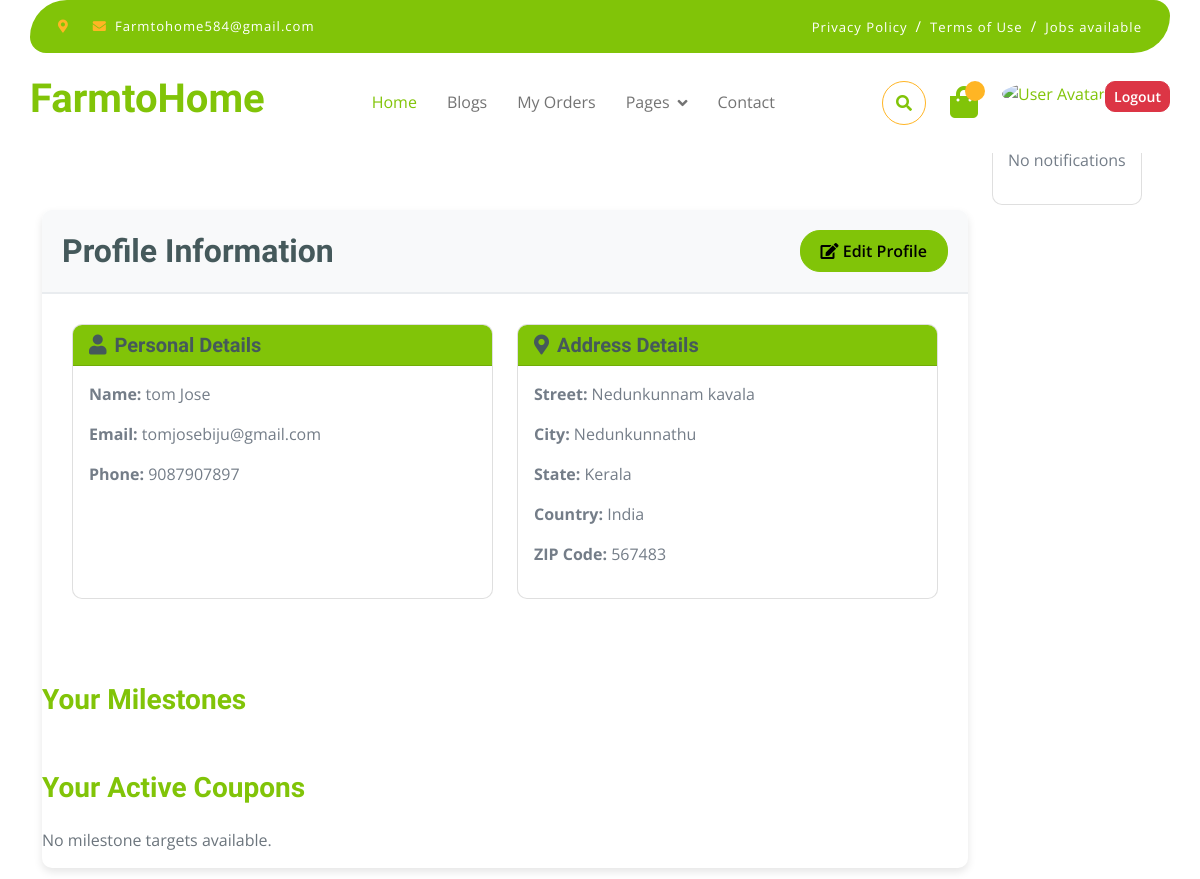
/profile_edit/ (signed in), run on an earlier commit of the app's database.
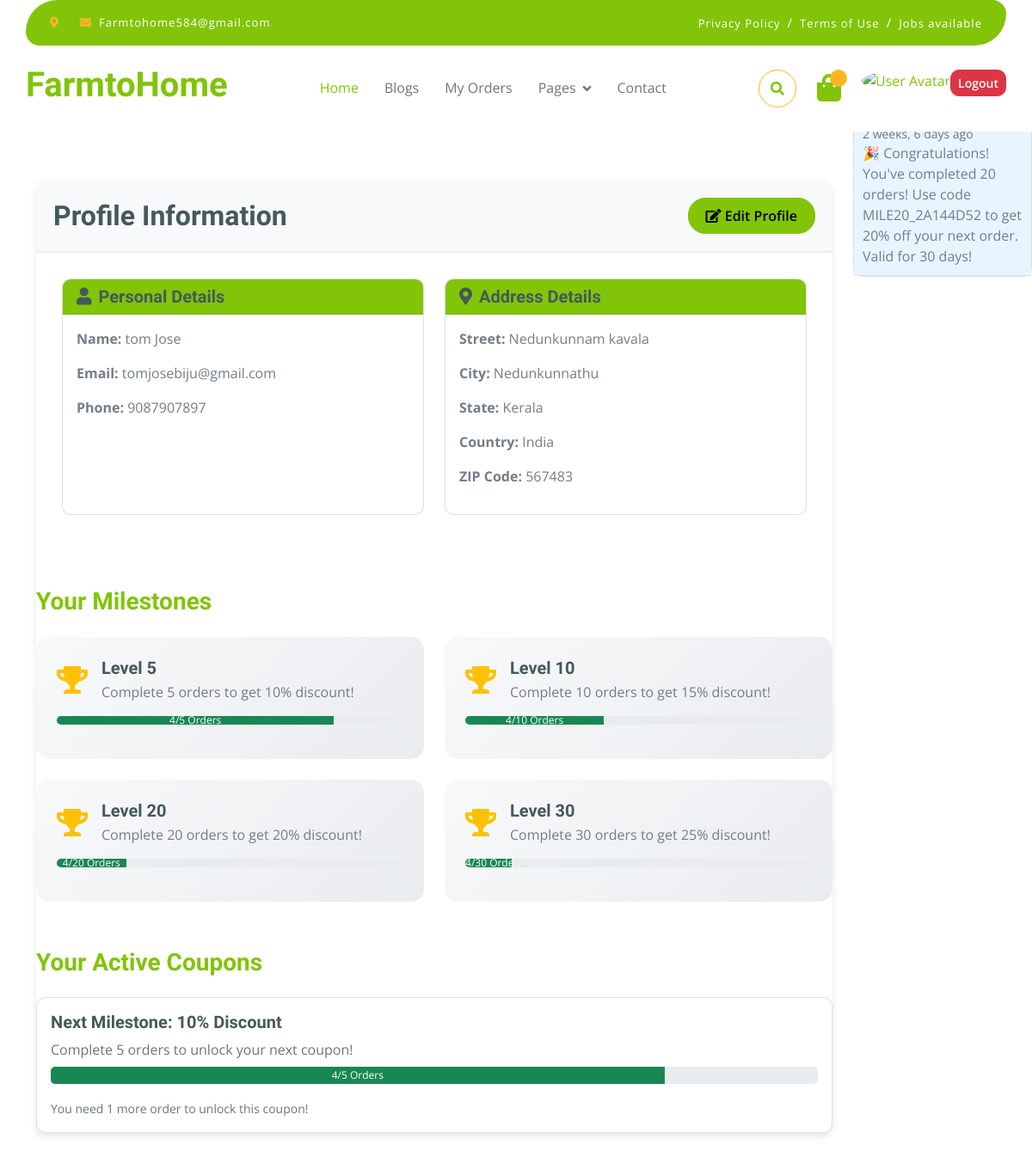
And on a later commit of the database.
### orders/models.py (models this page shows, shortened)
class Milestone(models.Model):
    level = models.IntegerField()  # Number of orders needed
    discount_percentage = models.IntegerField()
    description = models.CharField(max_length=200)
    icon = models.CharField(max_length=50, default='fa-trophy')  # FontAwesome icon class
    class Meta:
        ordering = ['level']

### notifications/models.py (models this page shows, shortened)
class Notification(models.Model):
    NOTIFICATION_TYPES = (
        ('order', 'New Order'),
        ('product', 'Product Update'),
        ('user', 'User Activity'),
        ('system', 'System Notification'),
        ('milestone', 'Milestone Achievement'),  # Add this
        ('coupon', 'Coupon Reward'),  # Add this
    )
    user = models.ForeignKey(settings.AUTH_USER_MODEL, on_delete=models.CASCADE)
    notification_type = models.CharField(max_length=20, choices=NOTIFICATION_TYPES)
    message = models.TextField()
    is_read = models.BooleanField(default=False)
    created_at = models.DateTimeField(auto_now_add=True)
    class Meta:
        ordering = ['-created_at']

### Users/views.py (the view, shortened to what this page needs)
# urls.py: path('profile_edit/',views.profile_update,name="profile_edit"),
@login_required
def profile_update(request):
    user=request.user
    username = user.username
    user = None
    address = None
    state = None
    countries = []
    if username:
        try:
            user = get_object_or_404(User, username=username)
            address = get_object_or_404(Address_table, user=user)
            state = address.state if address else None
            milestones = Milestone.objects.all()
            achieved_milestones = UserMilestone.objects.filter(user=user)
            order_count = user.orders.filter(payment_status='completed',delivery_status='delivered').count()
            active_coupons = UserMilestone.objects.filter(
                user=user,
                is_used=False,
                expiry_date__gt=timezone.now()
            )
            unread_notifications_count = Notification.objects.filter(
                user=user,
                is_read=False
            ).count()
            notifications = Notification.objects.filter(
                user=user).order_by('-created_at')[:10]
        except (User.DoesNotExist, Address_table.DoesNotExist):
            user = None
            address = None
        if state:
            countries = State.objects.values_list('country', flat=True).distinct()
    else:
        messages.error(request, "User not found in session.")
        return redirect('Login')  # Redirect to login page if username is not in session
    context = {
        'user': user,
        'address': address,
        'state': state,
        'countries': countries,
        'milestones': milestones,
        'achieved_milestones': achieved_milestones,
        'order_count': order_count,
        'active_coupons': active_coupons,
        'notifications': notifications,
        'unread_notifications_count': unread_notifications_count,
    }
    return render(request, 'Users/User_profile.html', context)

### Users/templatetags/math_tags.py (called while the page is built)
@register.filter
def divide(value, arg):
    try:
        return float(value) / float(arg)
    except (ValueError, ZeroDivisionError):
        return 0

@register.filter
def multiply(value, arg):
    try:
        return float(value) * float(arg)
    except ValueError:
        return 0

@register.filter
def subtract(value, arg):
    try:
        return int(value) - int(arg)
    except (ValueError, TypeError):
        return 0

### Templates/Users/User_profile.html (shortened to what the changed rows need)
<!DOCTYPE html>
<html lang="en">
{% load static %}
{% load math_tags %}
<head>
    <head>
        <link rel="stylesheet" href="https://use.fontawesome.com/releases/v5.15.4/css/all.css"/>
        <link href="https://cdn.jsdelivr.net/npm/bootstrap-icons@1.4.1/font/bootstrap-icons.css" rel="stylesheet">
        <link href="{% static 'lib/lightbox/css/lightbox.min.css' %}" rel="stylesheet">
        <link href="{% static 'lib/owlcarousel/assets/owl.carousel.min.css' %}" rel="stylesheet">
        <link href="{% static 'Products/css/bootstrap.min.css' %}" rel="stylesheet">
        <link href="{% static 'Products/css/style.css' %}" rel="stylesheet">
    </head>
</head>
<body>
    <div class="container-fluid fixed-top">
        <div class="container px-0">
            <nav class="navbar navbar-light bg-white navbar-expand-xl">
                <a href="{% url 'home' %}" class="navbar-brand">
                    <h1 class="text-primary display-6">FarmtoHome</h1>
                </a>
            </nav>
        </div>
    </div>
    <div class="container">
        <div class="row justify-content-center">
            <div class="col-md-10">
                <div class="profile-card">
                    <div class="profile-header">
                        <div class="d-flex justify-content-between align-items-center">
                            <h2 class="mb-0">Profile Information</h2>
                        </div>
                    </div>
                    <div class="profile-section mt-4">
                        <div class="row">
                            {% for milestone in milestones %}
                            <div class="col-md-6 mb-4">
                                <div class="milestone-card p-4">
                                    <div class="d-flex align-items-center mb-3">
                                        <i class="fas {{ milestone.icon }} milestone-icon me-3"></i>
                                        <div>
                                            <h5 class="mb-1">Level {{ milestone.level }}</h5>
                                            <p class="mb-0">{{ milestone.description }}</p>
                                        </div>
                                    </div>
                                    <div class="progress mb-3">
                                        {% with progress=order_count|divide:milestone.level|multiply:100 %}
                                        <div class="progress-bar bg-success" role="progressbar"
                                             style="width: {{ progress }}%"
                                             aria-valuenow="{{ progress }}"
                                             aria-valuemin="0"
                                             aria-valuemax="100">
                                            {{ order_count }}/{{ milestone.level }} Orders
                                        </div>
                                        {% endwith %}
                                    </div>
                                </div>
                            </div>
                            {% endfor %}
                        </div>
                    </div>
                    <div class="profile-section mt-4">
                        <div class="row">
                            {% if active_coupons %}
                                {% for coupon in active_coupons %}
                                <div class="col-md-6 mb-3">
                                    <div class="coupon-card">
                                        <div class="d-flex justify-content-between align-items-center">
                                            <div>
                                                <h5 class="mb-1">{{ coupon.milestone.discount_percentage }}% OFF</h5>
                                                <p class="mb-0">Code: <strong>{{ coupon.coupon_code }}</strong></p>
                                                <small class="text-muted">Expires: {{ coupon.expiry_date|date:"F d, Y" }}</small>
                                            </div>
                                            <i class="fas fa-ticket-alt fa-2x text-primary"></i>
                                        </div>
                                    </div>
                                </div>
                                {% endfor %}
                            {% else %}
                                <div class="col-12">
                                    {% with next_milestone=milestones|first %}
                                        {% if next_milestone %}
                                            <div class="card">
                                                <div class="card-body">
                                                    <h5 class="card-title">Next Milestone: {{ next_milestone.discount_percentage }}% Discount</h5>
                                                    <p class="text-muted mb-2">Complete {{ next_milestone.level }} orders to unlock your next coupon!</p>
                                                    <div class="progress mb-3" style="height: 20px;">
                                                        {% with progress=order_count|divide:next_milestone.level|multiply:100 %}
                                                        <div class="progress-bar bg-success" role="progressbar"
                                                             style="width: {{ progress }}%"
                                                             aria-valuenow="{{ progress }}"
                                                             aria-valuemin="0"
                                                             aria-valuemax="100">
                                                            {{ order_count }}/{{ next_milestone.level }} Orders
                                                        </div>
                                                        {% endwith %}
                                                    </div>
                                                    <p class="mb-0">
                                                        <small class="text-muted">
                                                            {% with remaining=next_milestone.level|subtract:order_count %}
                                                                You need {{ remaining }} more order{{ remaining|pluralize }} to unlock this coupon!
                                                            {% endwith %}
                                                        </small>
                                                    </p>
                                                </div>
                                            </div>
                                        {% else %}
                                            <p class="text-muted">No milestone targets available.</p>
                                        {% endif %}
                                    {% endwith %}
                                </div>
                            {% endif %}
                        </div>
                    </div>
                </div>
            </div>
            <div class="col-md-2">
                <div class="position-fixed">
                    <div class="card">
                        <div class="card-body notification-panel p-0">
                            {% for notification in notifications %}
                            <div class="notification-item {% if not notification.is_read %}unread{% endif %}">
                                <small class="text-muted d-block">{{ notification.created_at|timesince }} ago</small>
                                <p class="mb-0">{{ notification.message }}</p>
                            </div>
                            {% empty %}
                            <p class="text-center py-3">No notifications</p>
                            {% endfor %}
                        </div>
                    </div>
                </div>
            </div>
        </div>
    </div>
</body>
</html>

What changed in the data, as far as the page shows it:
added Milestone: level "5", description "Complete 5 orders to get 10% discount!", {{ progress }} 80.0 (drawn), order_count "4", discount_percentage "10"
added Milestone: level "10", description "Complete 10 orders to get 15% discount!", {{ progress }} 40.0 (drawn), order_count "4"
added Milestone: level "20", description "Complete 20 orders to get 20% discount!", {{ progress }} 20.0 (drawn), order_count "4"
added Milestone: level "30", description "Complete 30 orders to get 25% discount!", {{ progress }} 13.333333333333334 (drawn), id "4"
added Notification: created_at "2 weeks, 6 days", message "🎉 Congratulations! You've completed 20 orders! Use code MILE20_2A144D52 to get 20% off your next order. Valid for 30 days!"
Also different on the page:
{{ order_count }}: (not shown) → "4"
{{ remaining }}: (not shown) → "1"
text no longer shown: "No milestone targets available. No notifications"
text now shown: "Next Milestone: % Discount Complete orders to unlock your next coupon! / Orders You need more order to unlock this coupon!"
